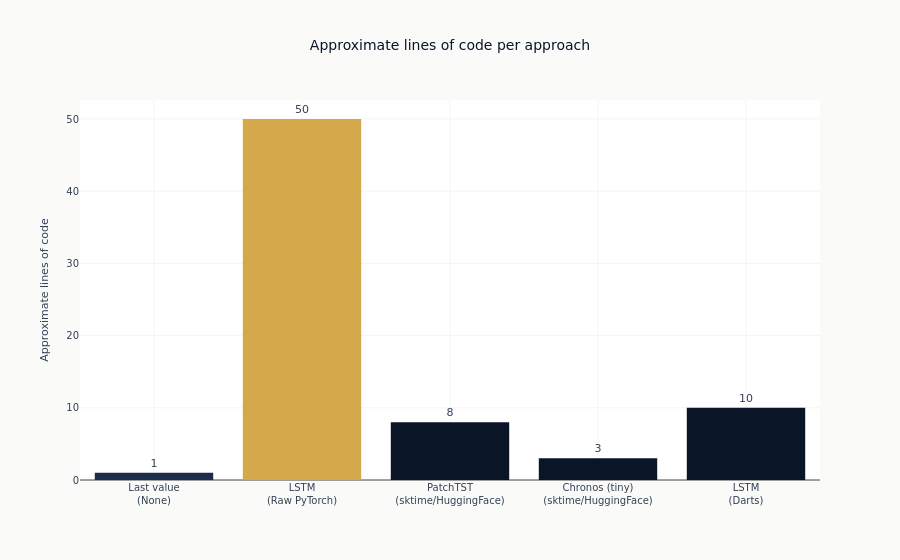

The notebook cell saved with this chart:
### Markdown cell above
### Boilerplate: lines of code per approach

Implementation effort is what this table measures cleanly. The raw-PyTorch path
needs a model class and a training loop; each wrapper is a constructor plus `fit`
and `predict`. Line counts are approximate, but they are counted the same way for
every row, which is more than the error column can say.

### Code cell
if results:
    _labels = [f"{r['Model']}<br>({r['Library']})" for r in results]
    _lines = [int(str(r["Lines"]).lstrip("~")) for r in results]
    _colors = [
        COLORS["slate"]
        if r["Library"] == "None"
        else COLORS["amber"]
        if "PyTorch" in r["Library"]
        else COLORS["blue"]
        for r in results
    ]
    fig = go.Figure(
        go.Bar(x=_labels, y=_lines, marker_color=_colors, text=_lines, textposition="outside")
    )
    fig.update_layout(
        title="Approximate lines of code per approach",
        yaxis_title="Approximate lines of code",
        showlegend=False,
    )
    show_plotly_with_alt(
        fig,
        "A bar chart of approximate lines of code, one bar per approach, labelled with "
        "the model and the library. The raw PyTorch bar is amber, the library-wrapped "
        "bars navy, and the no-library baseline slate.",
    )

### Figure 1 — Plotly figure (JSON) as saved in the notebook; plotly's stock layout.template omitted (floating-point values rounded to 4 significant figures)
{"data": [{"marker": {"color": ["#1a2d4a", "#D4A84B", "#0a1628", "#0a1628", "#0a1628"]}, "text": ["1", "50", "8", "3", "10"], "textposition": "outside", "type": "bar", "x": ["Last value<br>(None)", "LSTM<br>(Raw PyTorch)", "PatchTST<br>(sktime/HuggingFace)", "Chronos (tiny)<br>(sktime/HuggingFace)", "LSTM<br>(Darts)"], "y": [1, 50, 8, 3, 10]}], "layout": {"showlegend": false, "title": {"text": "Approximate lines of code per approach"}, "yaxis": {"title": {"text": "Approximate lines of code"}}}}
